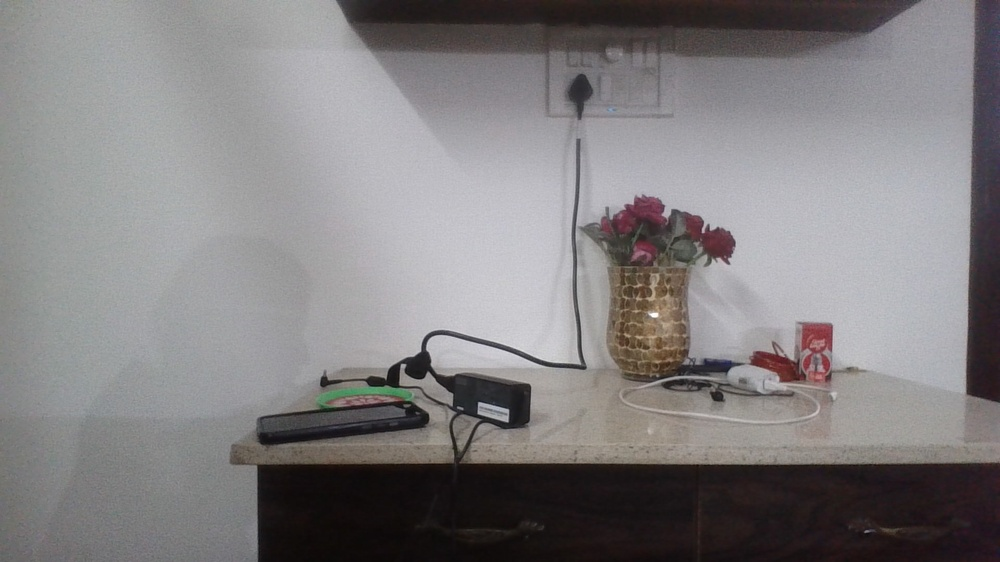
%> input picture hi.jpg, 1000 x 562 px, shrunk from 1920 x 1080 before the run
$ octave trial_hi.m   (GNU Octave 9; MATLAB toolbox functions it lacks are replaced by stand-ins)
%> lines starting %> are read from the running program, lines starting %| are printed output that depends on the picture
I = imread('hi.jpg');
%> I is the input picture: size 562x1000x3 uint8; mean R, G, B 130.1, 127.3, 128.6
imshow(I)
A=rgb2gray(I);
imshow(A)


figure
subplot(1,2,1)
imshow(A)
subplot(1,2,2)
imhist(A)
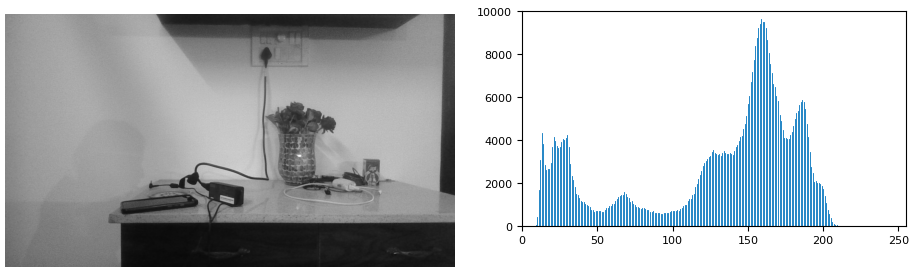
%> figure redrawn from the program's plot data, 2 panels

J = histeq(A);
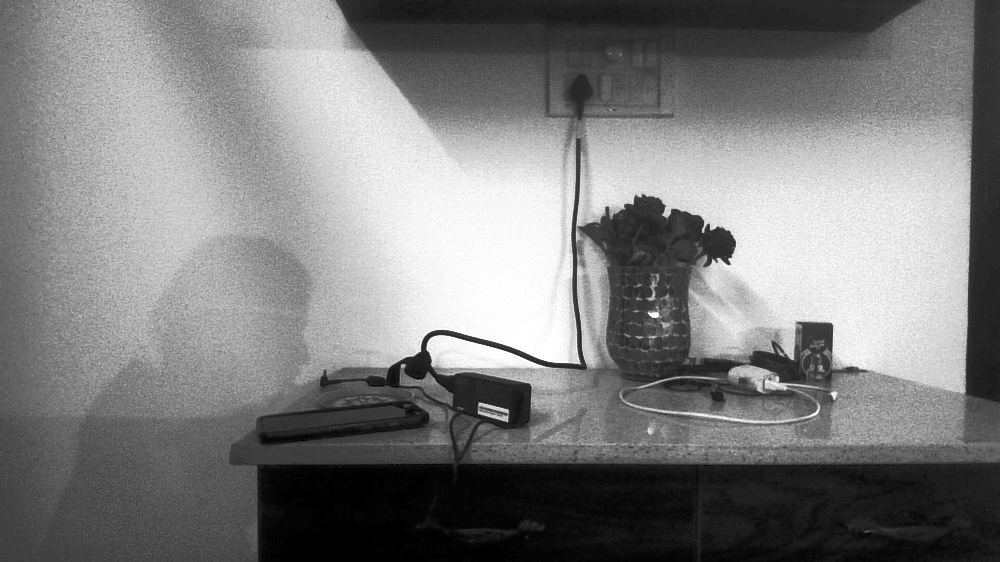
%> J: size 562x1000 uint8; min 0, max 255, mean 126.4
figure
subplot(1,2,1)
imshow(J)
subplot(1,2,2)
imhist(J)
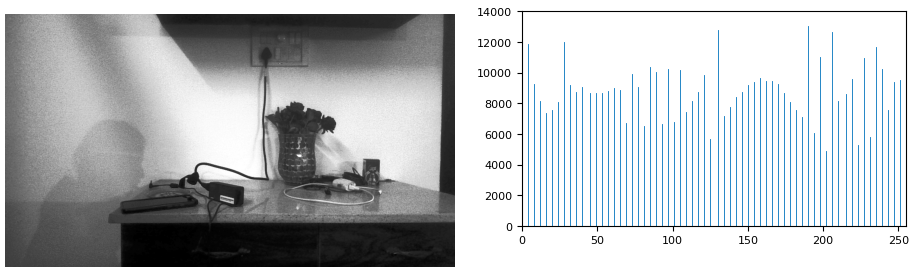
%> figure redrawn from the program's plot data, 2 panels

$ run again, with hello.jpg copied over hi.jpg
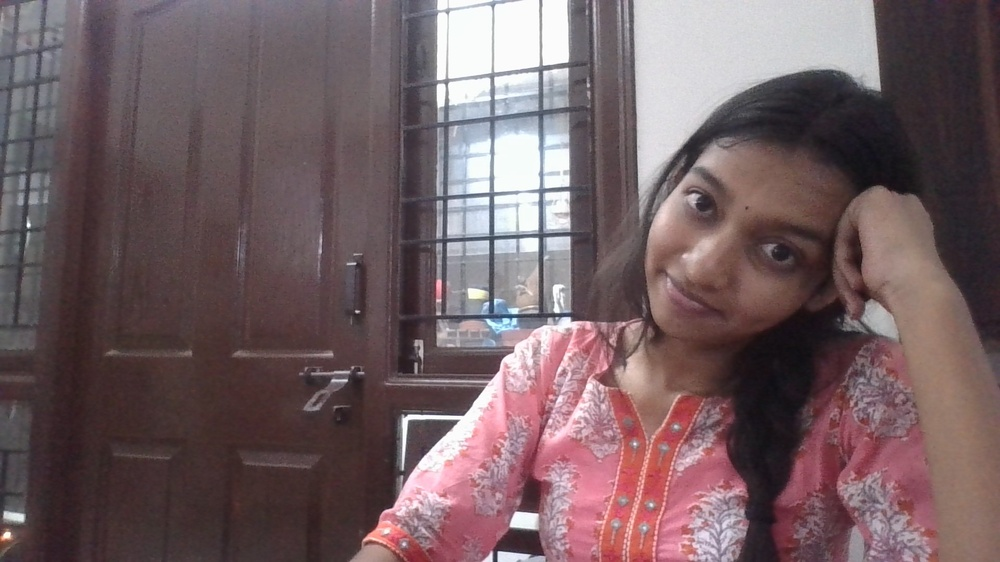
%> input picture hello.jpg, 1000 x 562 px, shrunk from 1920 x 1080 before the run
%> I is the input picture: size 562x1000x3 uint8; mean R, G, B 114.9, 95.1, 98.7
%> `J = histeq(A);`:
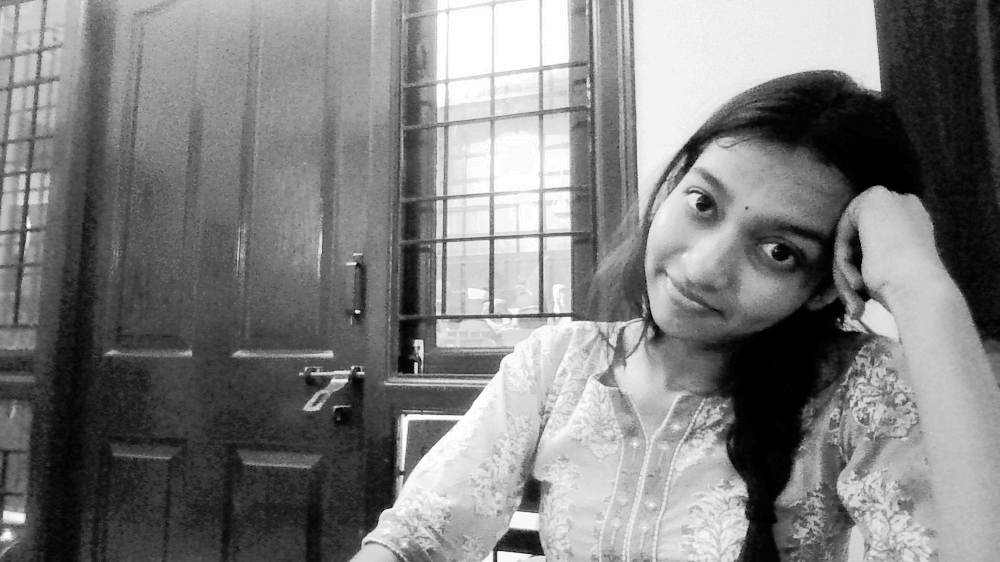
%> J: size 562x1000 uint8; min 0, max 255, mean 126.4
%> `imhist(J)`:
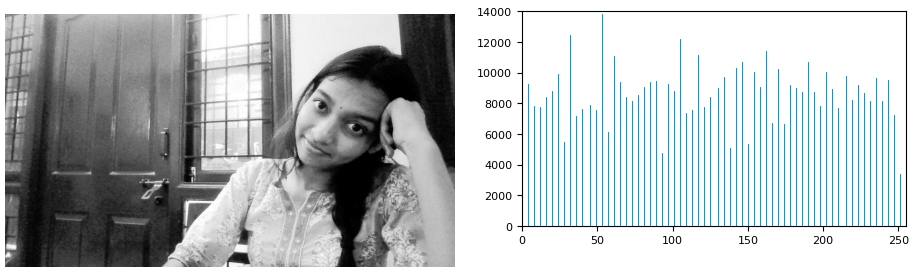
%> figure redrawn from the program's plot data, 2 panels
